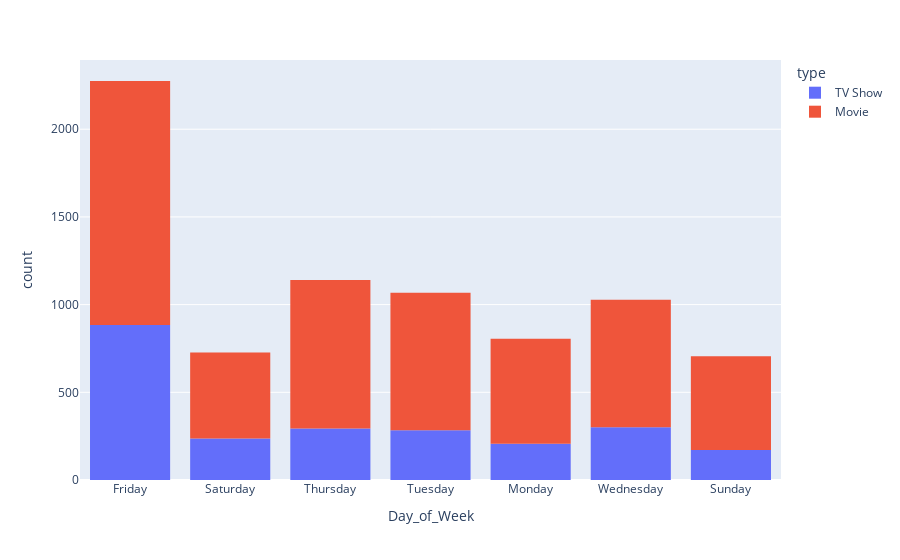

Notebook code for this chart:
### Code cell
#histogram displays that Netflix adds content on FRIDAYs more than any other day
px.histogram(df, x= 'Day_of_Week', color = 'type')

### Figure 1 — Plotly figure (JSON) as saved in the notebook; plotly's stock layout.template omitted (floating-point values rounded to 4 significant figures; data arrays with more than 128 entries replaced by an {"elided": "..."} marker saying what was removed)
{"data": [{"alignmentgroup": "True", "bingroup": "x", "hovertemplate": "type=TV Show<br>Day_of_Week=%{x}<br>count=%{y}<extra></extra>", "legendgroup": "TV Show", "marker": {"color": "#636efa", "pattern": {"shape": ""}}, "name": "TV Show", "offsetgroup": "TV Show", "orientation": "v", "showlegend": true, "type": "histogram", "x": {"elided": "2376 str values"}, "xaxis": "x", "yaxis": "y"}, {"alignmentgroup": "True", "bingroup": "x", "hovertemplate": "type=Movie<br>Day_of_Week=%{x}<br>count=%{y}<extra></extra>", "legendgroup": "Movie", "marker": {"color": "#EF553B", "pattern": {"shape": ""}}, "name": "Movie", "offsetgroup": "Movie", "orientation": "v", "showlegend": true, "type": "histogram", "x": {"elided": "5374 str values"}, "xaxis": "x", "yaxis": "y"}], "layout": {"barmode": "relative", "legend": {"title": {"text": "type"}, "tracegroupgap": 0}, "margin": {"t": 60}, "xaxis": {"anchor": "y", "domain": [0, 1], "title": {"text": "Day_of_Week"}}, "yaxis": {"anchor": "x", "domain": [0, 1], "title": {"text": "count"}}}}
